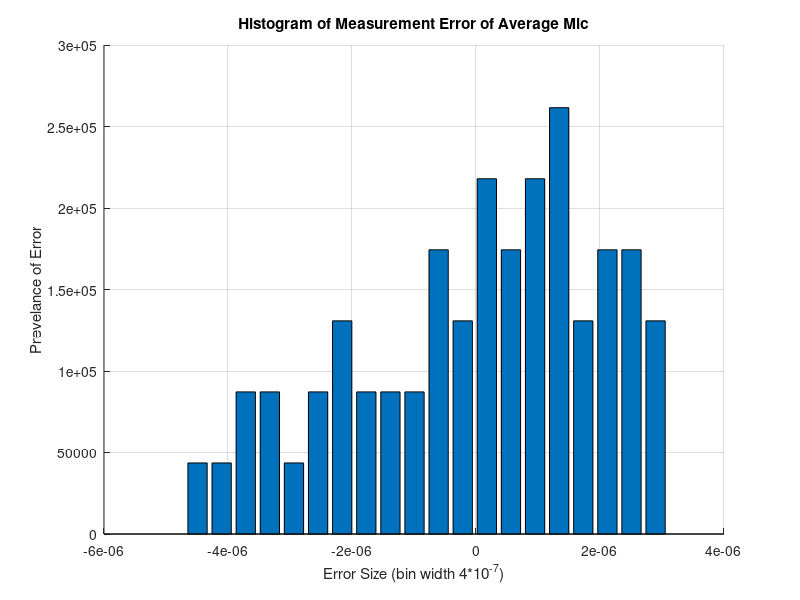
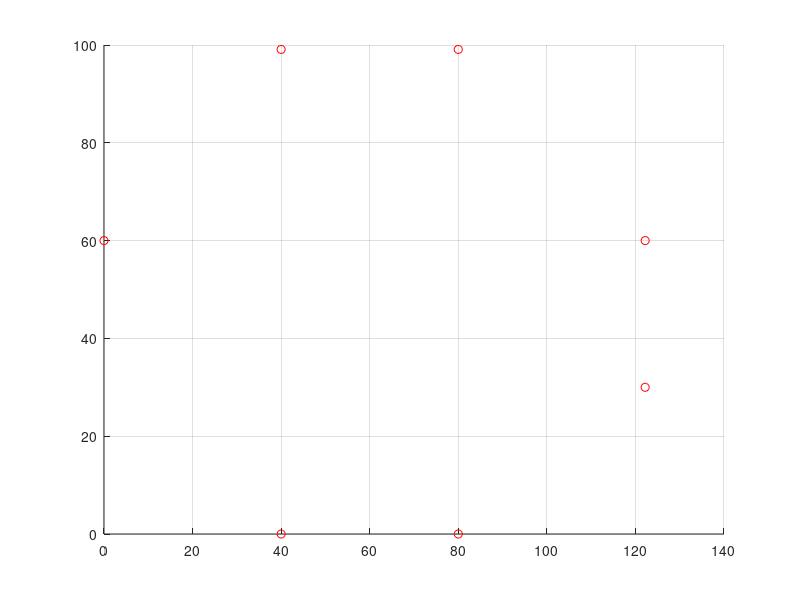

Write MATLAB code to recreate these figures, in order.
%% Init
clear; clc; clf;
mic.y.data = importdata("calibration.mat");

%% 1
mic.y.err = zeros(size(mic.y.data));

for i=1:7
   mic.y.err(:,i) = detrend(mic.y.data(:,i)); 
end

mic.y.errAvg = mean(mic.y.err,2);
mic.bias = mean(mic.y.err,1);
mic.var = var(mic.y.err,1);


figure(1)
hold on; grid on;
title('Histogram of Measurement Error of Average Mic')
xlabel('Error Size (bin width 4*10^{-7})')
ylabel('Prevelance of Error')
[N, l] = hist(mic.y.errAvg,20);
Wb=l(2)-l(1); % Bin width
Ny = length(mic.y.errAvg); % Nr of samples
bar(l, N/(Ny*Wb));
% clear i l N Ny Wb;

%% 2
experiment = importdata("experiment.mat");
experiment.mic_locations = 100.*experiment.mic_locations;

% substracting the mic bias from measurements
calibrated = zeros(size(experiment.y));
for i=1:length(experiment.y(:,1))
    calibrated(i,:) = experiment.y(i,:)-mic.bias;
end

figure(2)
hold on; grid on;
for i = 1:7
    plot(experiment.mic_locations(i,1),experiment.mic_locations(i,2), 'ro')
end

% theta = [x y t_pulse]
th_hat0 = [10 60 0];
th_hat = [th_hat0 ; zeros(length(experiment.y(:,1))-1,3)];

%ftheta = (%?? ,experiment.mic_locations);

% min eps|sig --> min [y-f(theta)], because y = f(theta)+eps
% With f(theta) equals tau+d/c 
% y does not incluse bias(calibrated data)

%% Functions
function [th_hat, diagP] = nls(yk,stds,th_hat0,maxiter,mic_locations)
    th_hat = [th_hat0 ; zeros(length(experiment.y(:,1))-1,3)];

end

function dF = Jacobian(theta,mic_locations)
    c = 343; % speed of sound in [m/s]
    
end

function ftheta = f(theta,mic_locations)
    c = 343; % speed of sound in [m/s]
    %d_m(theta)  =((P_r,m|x-theta(1))^2+(P_r,m|y-theta(2))^2)^1/2
    %ftheta = t_k +_d(theta)/c
    
end